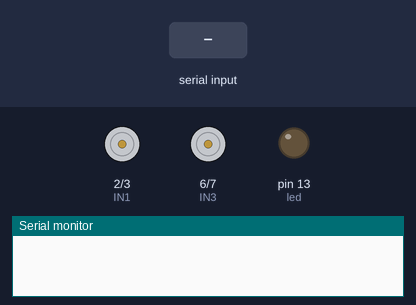
The sketch below on a simulated Arduino Uno, built with avr-gcc and run on an emulated ATmega328P. Shown: motor-driver pin pairs drawn as motors (green arrow = first pin HIGH = forward, orange = second pin HIGH = backward, longer = more drive), output pins drawn as LEDs (lit = HIGH), the last lines printed to the serial monitor. The test bench sets the inputs (shaded band).

Above: at 1.2 s.
1.3 s: "e" received over Serial
At 2.5 s:
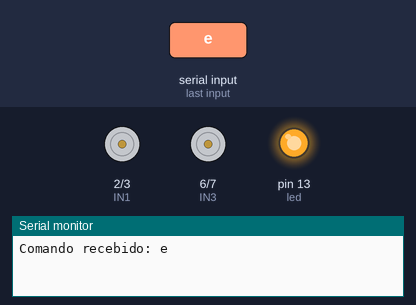
2.8 s: "a" received over Serial
At 3.8 s:
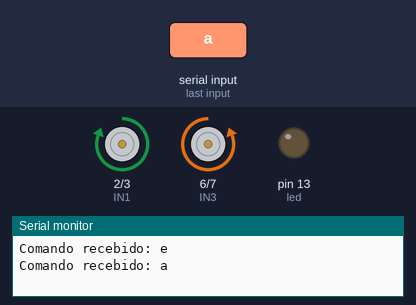
4.3 s: "b" received over Serial
At 4.9 s:
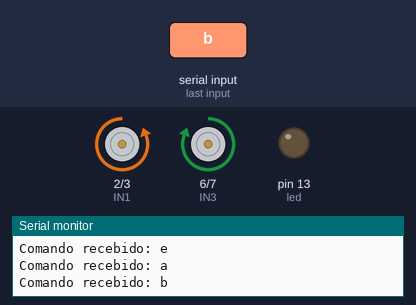
5.8 s: "c" received over Serial
At 7.0 s:
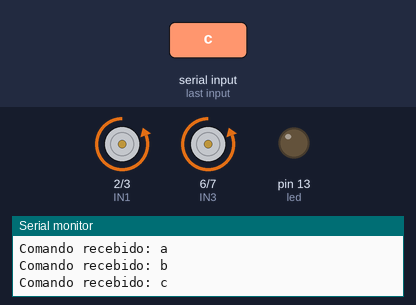
7.3 s: "f" received over Serial
At 8.4 s:
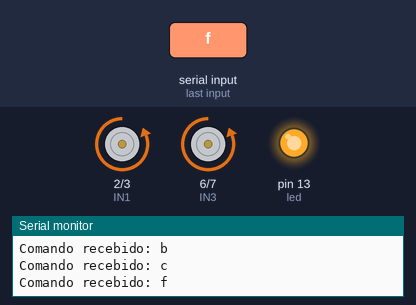
8.8 s: "d" received over Serial
At 9.5 s:
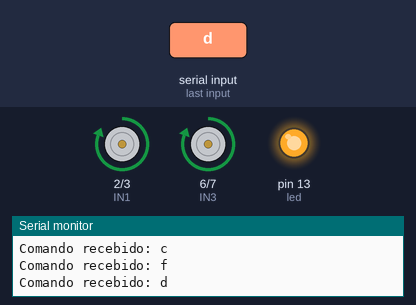
Timing chart, 0 to 11.3 s (numbered marks = the images above; inputs shaded):
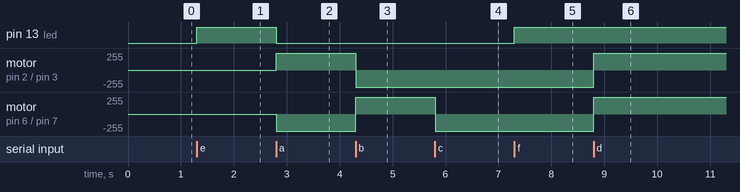

Measured:
- after the input at 1.3 s, pin 13 (led): LOW → HIGH at once
- after the input at 2.8 s, pin 13 (led): HIGH → LOW at once; motor on pin 2 (IN1) / pin 3 (IN2): stopped → forward 255/255 at once; motor on pin 6 (IN3) / pin 7 (IN4): stopped → backward 255/255 at once
- after the input at 4.3 s, motor on pin 2 (IN1) / pin 3 (IN2): forward 255/255 → backward 255/255 at once; motor on pin 6 (IN3) / pin 7 (IN4): backward 255/255 → forward 255/255 at once
- after the input at 5.8 s, motor on pin 6 (IN3) / pin 7 (IN4): forward 255/255 → backward 255/255 at once
- after the input at 7.3 s, pin 13 (led): LOW → HIGH at once
- after the input at 8.8 s, motor on pin 2 (IN1) / pin 3 (IN2), motor on pin 6 (IN3) / pin 7 (IN4): backward 255/255 → forward 255/255 at once

The sketch:

CODIGO_QUE_FUNFA_01_06.ino
```cpp
//Programa : Controlar 2 motores DC usando Ponte H L298N
//Autor : Wesley e Lucas

//Definicoes pinos Arduino ligados a entrada da Ponte H
int IN1 = 2;
int IN2 = 3;
int IN3 = 6;
int IN4 = 7;

int led = 13;
int led12 = 12;
int led11 = 11;
//int led10 = 10;
char comando;

boolean ledLigado = false;

void setup(){
 //Define os pinos como saida
 pinMode(IN1, OUTPUT);
 pinMode(IN2, OUTPUT);
 pinMode(IN3, OUTPUT);
 pinMode(IN4, OUTPUT);

 //Velocidade da porta serial
 Serial.begin(9600);

 //Configuração como pino de saida
 pinMode(led, OUTPUT);
}

void desligarLed(){
 digitalWrite(led, LOW);
 ledLigado = false;
}

void ligarLedsDireita(){
 digitalWrite(led, LOW);
 digitalWrite(led12, LOW);
 digitalWrite(led11, HIGH);
 //digitalWrite(led10, LOW);
}

void ligarLedsEsquerda(){
 digitalWrite(led, LOW);
 digitalWrite(led12, HIGH);
 digitalWrite(led11, LOW);
 //digitalWrite(led10, LOW);
}

void ligarLedsTodos(){
 digitalWrite(led, HIGH);
 digitalWrite(led12, HIGH);
 digitalWrite(led11, HIGH);
 //digitalWrite(led10, HIGH);
 ledLigado = true;
}

void desligarLedsTodos(){
 digitalWrite(led, LOW);
 digitalWrite(led12, LOW);
 digitalWrite(led11, LOW);
 //digitalWrite(led10, LOW);
 ledLigado = false;
}

// C
void frente(){
 desligarLed();
 digitalWrite(IN1, LOW);
 digitalWrite(IN2, HIGH);
 digitalWrite(IN3, LOW);
 digitalWrite(IN4, HIGH);
}

// D
void tras(){
 ligarLedsTodos();
 digitalWrite(IN1, HIGH);
 digitalWrite(IN2, LOW);
 digitalWrite(IN3, HIGH);
 digitalWrite(IN4, LOW);
}

// A
void esquerda(){
 ligarLedsEsquerda();
 digitalWrite(IN1, HIGH);
 digitalWrite(IN2, LOW);
 digitalWrite(IN3, LOW);
 digitalWrite(IN4, HIGH);
}

// B
void direita(){
 ligarLedsDireita();
 digitalWrite(IN1, LOW);
 digitalWrite(IN2, HIGH);
 digitalWrite(IN3, HIGH);
 digitalWrite(IN4, LOW);
}
// J
void parar(){
 desligarLed();
 digitalWrite(IN1, LOW);
 digitalWrite(IN2, LOW);
 digitalWrite(IN3, LOW);
 digitalWrite(IN4, LOW);
}

void ligarLed(){
 digitalWrite(led, HIGH);
 ledLigado = true;
}

// E
void controlarLeds(char cmd){
  if(cmd == 'e'){
     if(ledLigado){
      desligarLed();
     }
     else{
      ligarLed();
     }
   }

  if(cmd == 'f'){
    if(ledLigado){
      desligarLedsTodos();
     }
     else{
      ligarLedsTodos();
     }
  }
}

void verificarDirecao(char comando){
  //Esquerda
   if(comando == 'a'){
     esquerda();
   }

   //Direita
   if(comando == 'b'){
     direita();
   }

   //Frente
   if(comando == 'c'){
     frente();
   }

   //Tras
   if(comando == 'd'){
     tras();
   }

   //Parar
   if(comando == 'j'){
     parar();
   }
}

void loop(){
  // Pergunta se porta serial esta disponivel
  // Como o modulo HC-05 esta ligado na porta serial,
  // é o mesmo que perguntar se o bluetooth esta disponivel
  if(Serial.available()){
    comando = Serial.read();
    Serial.print("Comando recebido: ");
    Serial.println(comando);

    verificarDirecao(comando);

    controlarLeds(comando);
  }
}
```
